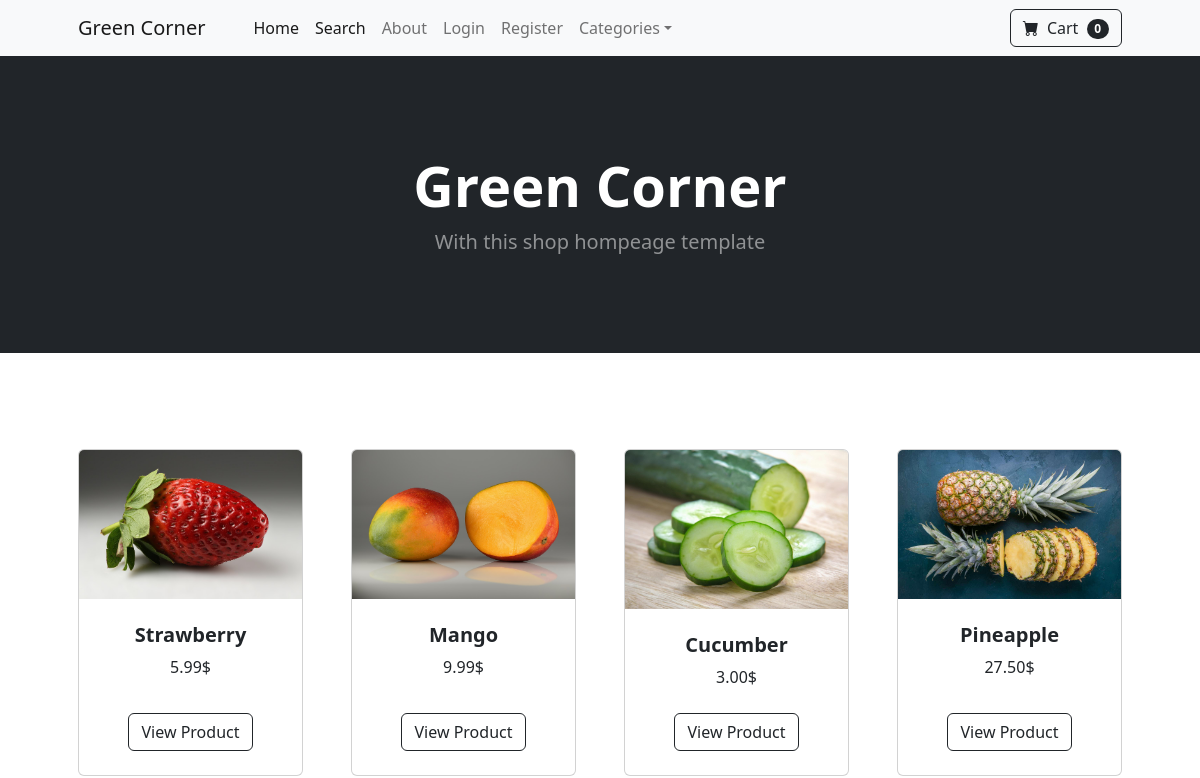
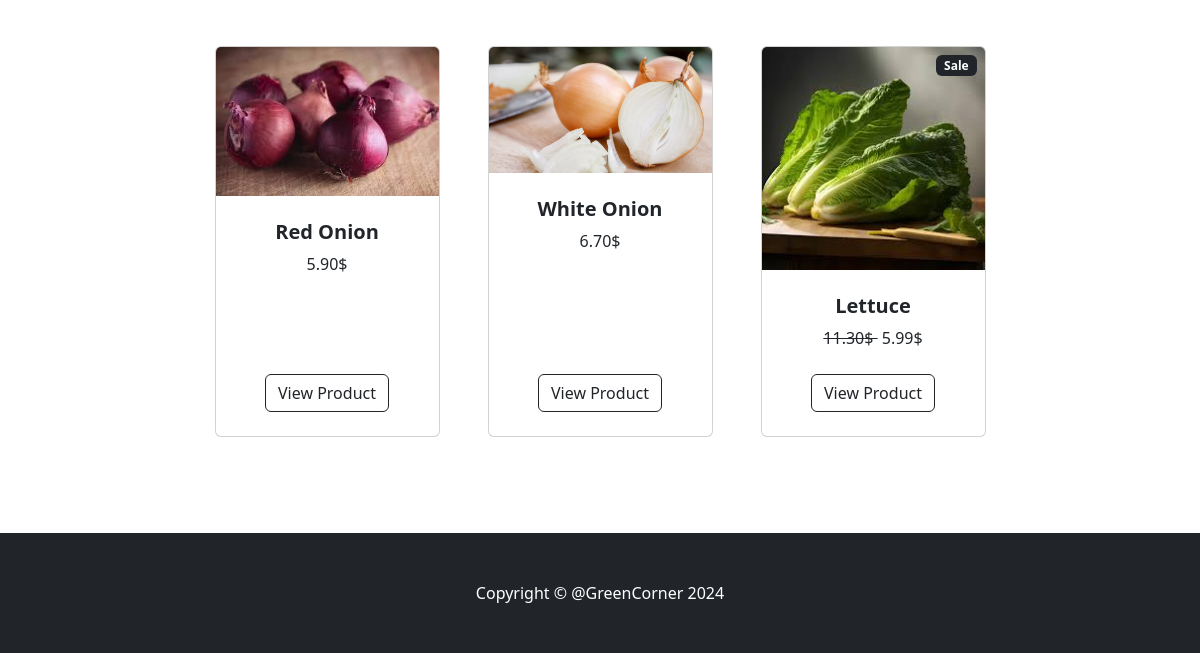
The app's page /, older data (2 pictures, top to bottom).
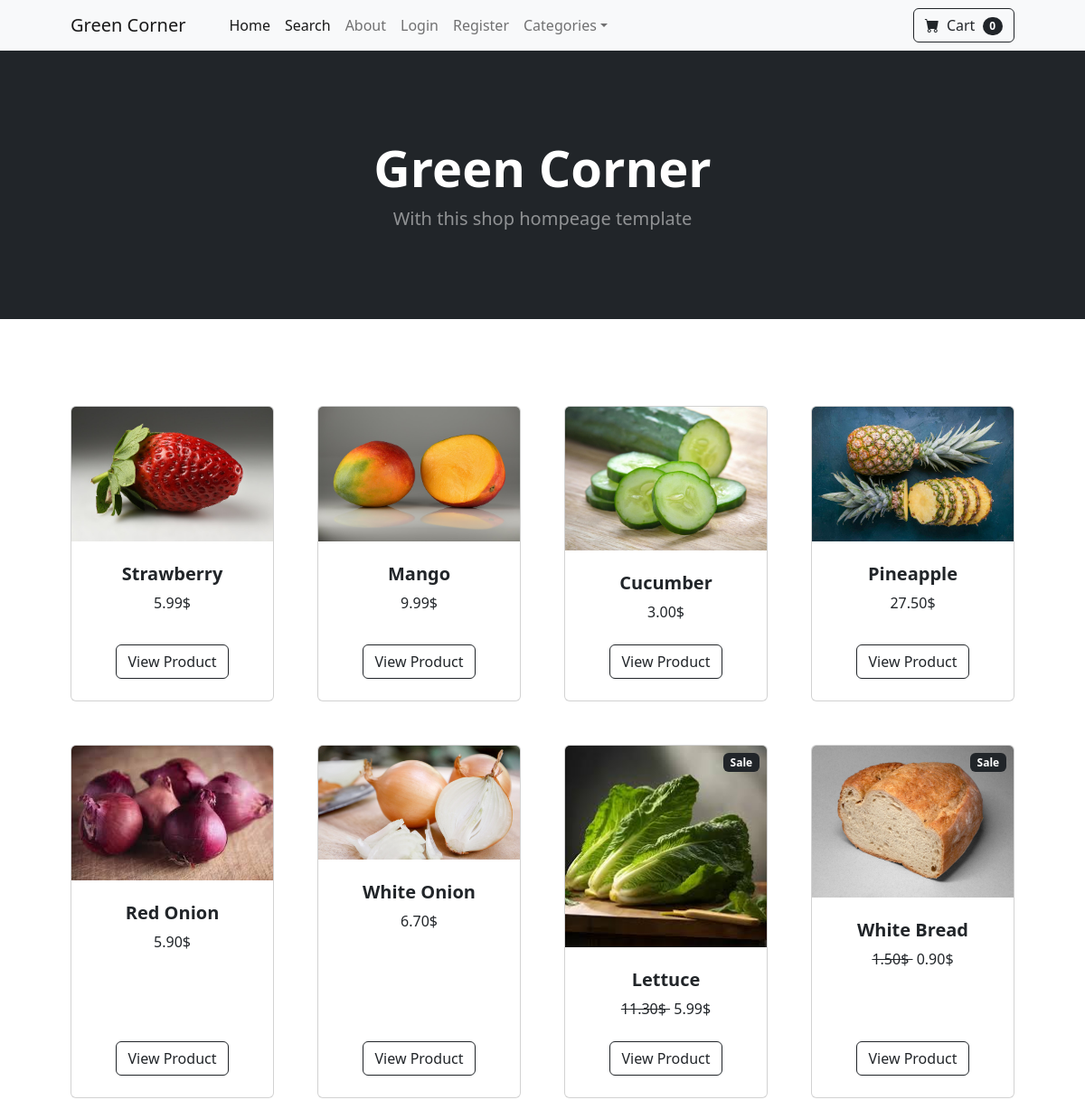
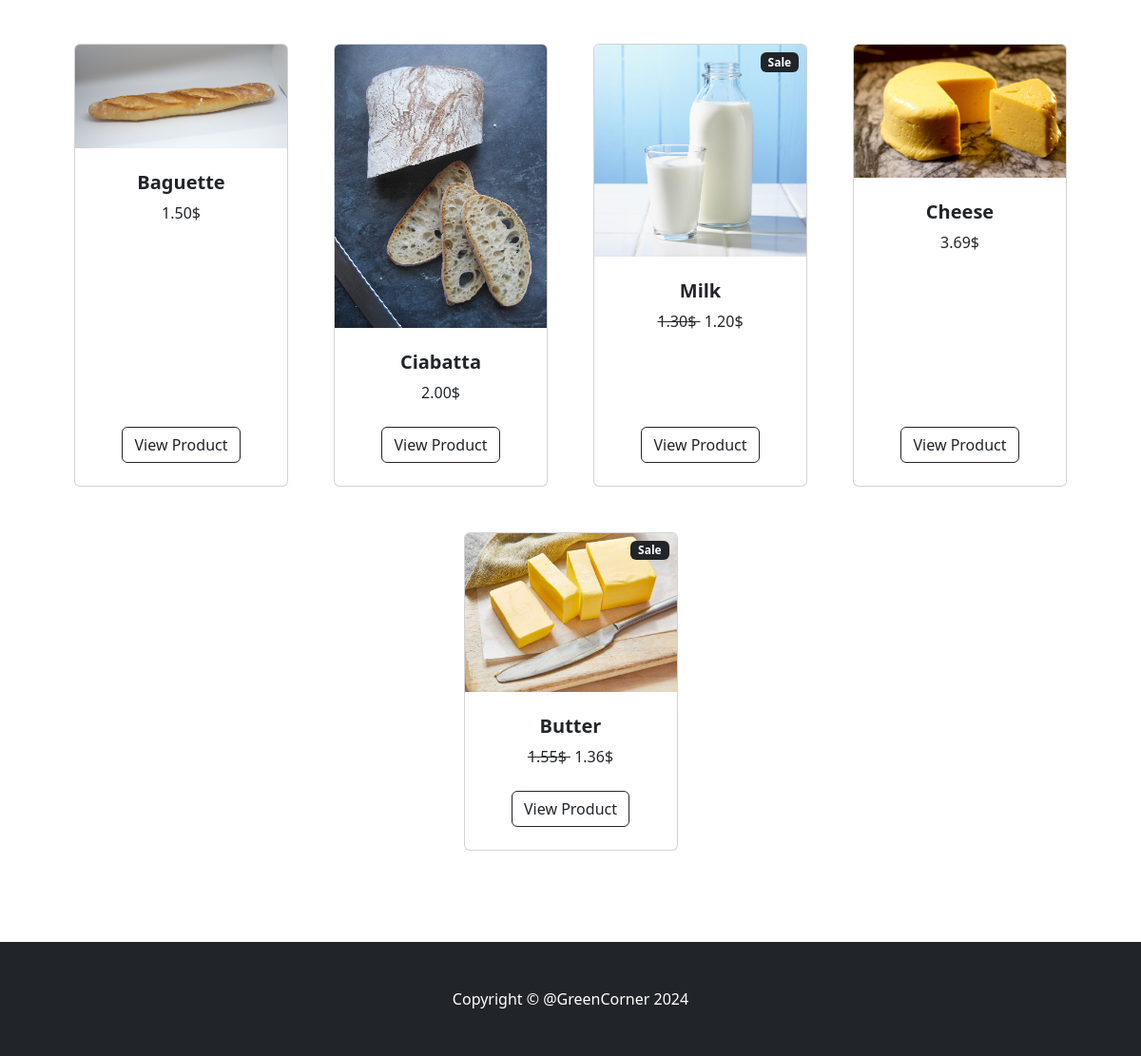
The same page, newer data (2 pictures, top to bottom).
### store/models.py (models this page shows, shortened)
class Product(models.Model):
    name = models.CharField(max_length=100)
    price = models.DecimalField(default=0.00, decimal_places=2, max_digits=6)
    category = models.ForeignKey(Category, on_delete=models.CASCADE, default=1)
    description = models.TextField(max_length=250, default='', blank=True, null=True)
    image = models.ImageField(upload_to='uploads/product/')
    is_sale = models.BooleanField(default=False)
    sale_price = models.DecimalField(default=0.00, decimal_places=2, max_digits=6)

### store/views.py (the view)
# urls.py: path('', views.home, name='home'),
def home(request):
    products = Product.objects.all()
    context = {'products': products}
    return render(request, 'home.html', context)

### cart/cart.py (called while the page is built)
    def __len__(self):
        return len(self.cart)

### cart/context_processors.py (called while the page is built)
def cart(request):
    return {'cart': Cart(request)}

### store/templates/home.html
{% extends 'base.html' %}
{% block content %}
    <body>
        <header class="bg-dark py-5">
            <div class="container px-4 px-lg-5 my-5">
                <div class="text-center text-white">
                    <h1 class="display-4 fw-bolder">Green Corner</h1>
                    <p class="lead fw-normal text-white-50 mb-0">With this shop hompeage template</p>
                </div>
            </div>
        </header>
        <section class="py-5">
            <div class="container px-4 px-lg-5 mt-5">
                <div class="row gx-4 gx-lg-5 row-cols-2 row-cols-md-3 row-cols-xl-4 justify-content-center">
                    {% for product in products %}
                    <div class="col mb-5">
                        <div class="card h-100">
                        {% if product.is_sale %}
                            <div class="badge bg-dark text-white position-absolute" style="top: 0.5rem; right: 0.5rem">Sale</div>
                        {% endif %}
                            <img class="card-img-top" src="{{ product.image.url }}" alt="..." />
                            <div class="card-body p-4">
                                <div class="text-center">
                                    <h5 class="fw-bolder">{{ product.name }}</h5>
                                    {% if product.is_sale %}
                                    <del>
                                        {{ product.price }}$
                                    </del>
                                        &nbsp;{{ product.sale_price }}$
                                    {% else %}
                                        {{ product.price }}$
                                    {% endif %}
                                </div>
                            </div>
                            <div class="card-footer p-4 pt-0 border-top-0 bg-transparent">
                                <div class="text-center"><a class="btn btn-outline-dark mt-auto" href="{% url 'product' product.id %}">View Product</a></div>
                            </div>
                        </div>
                    </div>
                    {% endfor %}
                </div>
            </div>
        </section>
    </body>
{% endblock content %}

### store/templates/base.html (shortened to what this page needs)
{% load static %}
<!DOCTYPE html>
<html lang="en">
    <head>
        <link href="https://cdn.jsdelivr.net/npm/bootstrap-icons@1.5.0/font/bootstrap-icons.css" rel="stylesheet" />
        <link href="{% static 'css/styles.css' %}" rel="stylesheet" />
    </head>
    <body>
        {% include 'navbar.html' %}
        {% block content %}
        {% endblock content %}
        <footer class="py-5 bg-dark">
            <div class="container"><p class="m-0 text-center text-white">Copyright &copy; @GreenCorner 2024</p></div>
        </footer>
    </body>
</html>

### store/templates/navbar.html (shortened to what this page needs)
<nav class="navbar navbar-expand-lg navbar-light bg-light">
    <div class="container px-4 px-lg-5">
        <a class="navbar-brand" href="{% url 'home' %}">Green Corner</a>
        <div class="collapse navbar-collapse" id="navbarSupportedContent">
            <ul class="navbar-nav me-auto mb-2 mb-lg-0 ms-lg-4">
                <li class="nav-item"><a class="nav-link active" aria-current="page" href="{% url 'home' %}">Home</a></li>
            <li class="nav-item"><a class="nav-link active" aria-current="page" href="{% url 'search' %}">Search</a></li>
                <li class="nav-item"><a class="nav-link" href="{% url 'about' %}">About</a></li>
                {% if user.is_authenticated %}
                <li class="nav-item dropdown">
                    <a class="nav-link dropdown-toggle" id="navbarDropdown" href="#" role="button" data-bs-toggle="dropdown" aria-expanded="false">Profile</a>
                    <ul class="dropdown-menu" aria-labelledby="navbarDropdown">
                        <li><a class="dropdown-item" href="{% url 'update_user' %}">User Profile</a></li>
                        <li><a class="dropdown-item" href="{% url 'update_info' %}">User Info</a></li>
                    </ul>
                </li>
                         {% if user.is_superuser %}
              <li class="nav-item dropdown">
            <a class="nav-link dropdown-toggle" id="navbarDropdown" href="#" role="button" data-bs-toggle="dropdown" aria-expanded="false">Orders</a>
            <ul class="dropdown-menu" aria-labelledby="navbarDropdown">
                <li><a class="dropdown-item" href="{% url 'shipped_dashboard' %}">Shipped Orders</a></li>
                <li><hr class="dropdown-divider" /></li>
            <li><a class="dropdown-item" href="{% url 'not_shipped_dashboard'  %}">UnShipped Orders</a></li>
                            </ul>
                        </li>
            {% endif %}
                <li class="nav-item"><a class="nav-link" href="{% url 'logout' %}">Logout</a></li>
                {% else %}
                <li class="nav-item"><a class="nav-link" href="{% url 'login' %}">Login</a></li>
                <li class="nav-item"><a class="nav-link" href="{% url 'register' %}">Register</a></li>
                {% endif %}
                <li class="nav-item dropdown">
                    <a class="nav-link dropdown-toggle" id="navbarDropdown" href="#" role="button" data-bs-toggle="dropdown" aria-expanded="false">Categories</a>
                </li>
            </ul>
            <form class="d-flex">
                <a href="{% url 'cart_summary' %}" class="btn btn-outline-dark"><i class="bi-cart-fill me-1"></i>
                    Cart
                    <span class="badge bg-dark text-white ms-1 rounded-pill" id="cart_quantity">{{ cart|length }}</span></a>
            </form>
        </div>
    </div>
</nav>

Row changes from the older to the newer data that the page shows:
added Product: is_sale "Sale", image (picture), name "White Bread", price "1.50", sale_price "0.90"
added Product: image (picture), name "Baguette", price "1.50"
added Product: image (picture), name "Ciabatta", price "2.00"
added Product: is_sale "Sale", image (picture), name "Milk", price "1.30", sale_price "1.20"
added Product: image (picture), name "Cheese", price "3.69"
added Product: is_sale "Sale", image (picture), name "Butter", price "1.55", sale_price "1.36"
